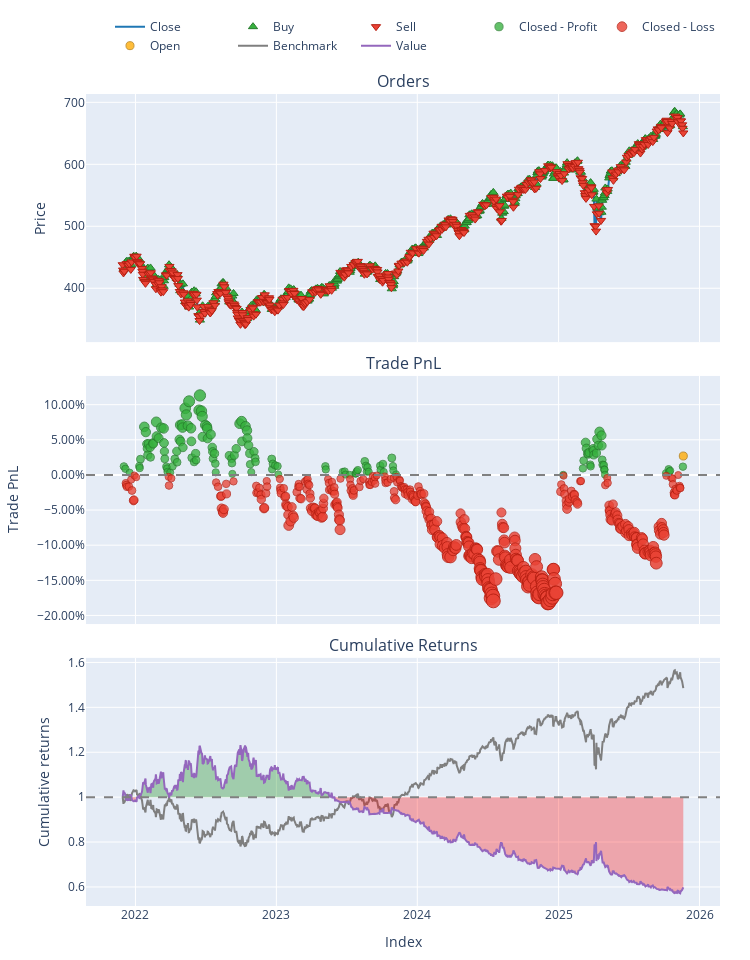

Notebook code for this chart:
### Code cell
# SPY

# Load Data
# (Ensure your CSV has columns like 'close', 'rsi', 'sma', etc.)
try:
    data = pd.read_csv('data/processed/SPY_processed.csv')
    if 'Date' in data.columns:
        data['Date'] = pd.to_datetime(data['Date'])
        data.set_index('Date', inplace=True)
    print("Data loaded successfully.")
except FileNotFoundError:
    print("Error: Data file not found. Check path.")

# Split Train/Test
split_idx = int(len(data) * 0.7)
train_df = data.iloc[:split_idx]
#train_df = train_df.drop(columns=['open', 'high', 'low', 'volume', 'future_return'], errors='ignore')
test_df = data.iloc[split_idx:]
#test_df = test_df.drop(columns=['open', 'high', 'low', 'volume', 'future_return'], errors='ignore')

# Initialize Trainer
trainer = ModelTrainerRL(config['reinforcement_learning'])

print("Training PPO Agent...")


env_params = config['reinforcement_learning']['environment']

env_train = TradingEnvRL(
    train_df, 
    initial_balance=env_params.get('initial_balance', 10000),
    commission=env_params.get('commission', 0.001),
    lookback_window=env_params.get('lookback_window', 30)
)

result = trainer.train_ppo(env_train)
model = result['model'] 

print("Training Complete.")

print("Generating Agent Predictions on Test Data...")


env_params = config['reinforcement_learning']['environment']


env_test = TradingEnvRL(
    test_df, 
    initial_balance=env_params.get('initial_balance', 100000),
    commission=env_params.get('commission', 0.001),
    lookback_window=env_params.get('lookback_window', 30)
)

obs, _ = env_test.reset()
done = False
actions = []

# Manual Inference Loop
while not done:
    action, _ = model.predict(obs, deterministic=True)
    actions.append(action[0]) 
    obs, _, terminated, truncated, _ = env_test.step(action)
    done = terminated or truncated


#  RUN BACKTEST ---
print("Running Backtest...")


backtester = PortfolioBacktesterRL(env_params) 

portfolio = backtester.run_backtest(
    price_data=test_df['close'], 
    predicted_weights=np.array(actions),
    lookback_window=env_params.get('lookback_window', 30) # Important for data alignment
)
comparison = backtester.compare_with_buy_and_hold_rl()
# Show Metrics
metrics = backtester.get_performance_metrics()
print("\n--- Strategy Performance ---")
for k, v in metrics.items():
    print(f"{k}: {v:.4f}")

# Plot
portfolio.plot().show()

### Figure 1 — Plotly figure (JSON) as saved in the notebook; plotly's stock layout.template omitted (floating-point values rounded to 4 significant figures; data arrays with more than 128 entries replaced by an {"elided": "..."} marker saying what was removed)
{"data": [{"legendgroup": "0", "line": {"color": "#1f77b4"}, "name": "Close", "showlegend": true, "type": "scatter", "uid": "604d1bd3-dcf7-4f23-9b75-a1479b33c7bb", "x": {"elided": "1000 str values"}, "xaxis": "x", "y": {"elided": "1000 float values"}, "yaxis": "y"}, {"customdata": {"elided": "531x3 float values"}, "hovertemplate": "Order Id: %{customdata[0]}<br>Timestamp: %{x}<br>Price: %{y}<br>Size: %{customdata[1]:.6f}<br>Fees: %{customdata[2]:.6f}", "legendgroup": "1", "marker": {"color": "#37B13F", "line": {"color": "rgb(38,123,44)", "width": 1}, "size": 8, "symbol": "triangle-up"}, "mode": "markers", "name": "Buy", "type": "scatter", "uid": "b79d86c1-66d1-4fbc-92db-96b1eae179f7", "x": {"elided": "531 str values"}, "xaxis": "x", "y": {"elided": "531 float values"}, "yaxis": "y"}, {"customdata": {"elided": "469x3 float values"}, "hovertemplate": "Order Id: %{customdata[0]}<br>Timestamp: %{x}<br>Price: %{y}<br>Size: %{customdata[1]:.6f}<br>Fees: %{customdata[2]:.6f}", "legendgroup": "2", "marker": {"color": "#EA4335", "line": {"color": "rgb(181,31,18)", "width": 1}, "size": 8, "symbol": "triangle-down"}, "mode": "markers", "name": "Sell", "type": "scatter", "uid": "f1906ad6-fdb2-45a9-ae3c-a8963fc74251", "x": {"elided": "469 str values"}, "xaxis": "x", "y": {"elided": "469 float values"}, "yaxis": "y"}, {"customdata": {"elided": "142x4 float values"}, "hovertemplate": "Exit Trade Id: %{customdata[0]}<br>Position Id: %{customdata[1]}<br>Exit Timestamp: %{x}<br>PnL: %{customdata[2]:.6f}<br>Return: %{customdata[3]:.2%}", "legendgroup": "3", "marker": {"color": "#37B13F", "line": {"color": "rgb(38,123,44)", "width": 1}, "opacity": {"elided": "142 float values"}, "size": {"elided": "142 float values"}, "symbol": "circle"}, "mode": "markers", "name": "Closed - Profit", "type": "scatter", "uid": "b738ce47-2a30-4f29-83ba-34c825205f91", "x": {"elided": "142 str values"}, "xaxis": "x2", "y": {"elided": "142 float values"}, "yaxis": "y2"}, {"customdata": {"elided": "394x4 float values"}, "hovertemplate": "Exit Trade Id: %{customdata[0]}<br>Position Id: %{customdata[1]}<br>Exit Timestamp: %{x}<br>PnL: %{customdata[2]:.6f}<br>Return: %{customdata[3]:.2%}", "legendgroup": "4", "marker": {"color": "#EA4335", "line": {"color": "rgb(181,31,18)", "width": 1}, "opacity": {"elided": "394 float values"}, "size": {"elided": "394 float values"}, "symbol": "circle"}, "mode": "markers", "name": "Closed - Loss", "type": "scatter", "uid": "f19d7365-abe1-4c5a-80ce-3ceb35fec0f7", "x": {"elided": "394 str values"}, "xaxis": "x2", "y": {"elided": "394 float values"}, "yaxis": "y2"}, {"customdata": [[536.0, 12.0, 1658.0, 0.02695]], "hovertemplate": "Exit Trade Id: %{customdata[0]}<br>Position Id: %{customdata[1]}<br>Exit Timestamp: %{x}<br>PnL: %{customdata[2]:.6f}<br>Return: %{customdata[3]:.2%}", "legendgroup": "5", "marker": {"color": "#FFAA00", "line": {"color": "rgb(178,118,0)", "width": 1}, "opacity": [0.7721], "size": [8.03], "symbol": "circle"}, "mode": "markers", "name": "Open", "type": "scatter", "uid": "11cf998e-e5f4-4d6a-b7c7-26df34b2729a", "x": ["2025-11-20T00:00:00-05:00"], "xaxis": "x2", "y": [0.02695], "yaxis": "y2"}, {"legendgroup": "6", "line": {"color": "#7f7f7f"}, "name": "Benchmark", "showlegend": true, "type": "scatter", "uid": "35214c79-5286-4b16-ab99-c4b9c44a07e5", "x": {"elided": "1000 str values"}, "xaxis": "x3", "y": {"elided": "1000 float values"}, "yaxis": "y3"}, {"hoverinfo": "skip", "legendgroup": "7", "line": {"color": "rgba(0, 0, 0, 0)", "width": 0}, "opacity": 0, "showlegend": false, "type": "scatter", "uid": "36671a5e-ffcf-43ea-8172-3c6bc3d700b9", "x": {"elided": "1000 str values"}, "xaxis": "x3", "y": {"elided": "1000 int values"}, "yaxis": "y3"}, {"connectgaps": false, "fill": "tonexty", "fillcolor": "rgba(0, 128, 0, 0.3)", "hoverinfo": "skip", "legendgroup": "7", "line": {"color": "rgba(0, 0, 0, 0)", "width": 0}, "opacity": 0, "showlegend": false, "type": "scatter", "uid": "13c0a0b7-e211-4cd1-9a73-5998f22eee8f", "x": {"elided": "1000 str values"}, "xaxis": "x3", "y": {"elided": "1000 float values"}, "yaxis": "y3"}, {"hoverinfo": "skip", "legendgroup": "7", "line": {"color": "rgba(0, 0, 0, 0)", "width": 0}, "opacity": 0, "showlegend": false, "type": "scatter", "uid": "7c8d84dc-864f-465f-bf5e-27c9b513e2f1", "x": {"elided": "1000 str values"}, "xaxis": "x3", "y": {"elided": "1000 int values"}, "yaxis": "y3"}, {"connectgaps": false, "fill": "tonexty", "fillcolor": "rgba(255, 0, 0, 0.3)", "hoverinfo": "skip", "legendgroup": "7", "line": {"color": "rgba(0, 0, 0, 0)", "width": 0}, "opacity": 0, "showlegend": false, "type": "scatter", "uid": "94aeb13b-dbf3-4ba8-84d9-5db3a10bb975", "x": {"elided": "1000 str values"}, "xaxis": "x3", "y": {"elided": "1000 float values"}, "yaxis": "y3"}, {"legendgroup": "8", "line": {"color": "#9467bd"}, "name": "Value", "showlegend": true, "type": "scatter", "uid": "ba4974c6-2cbb-4477-8a4f-d2be95e7af80", "x": {"elided": "1000 str values"}, "xaxis": "x3", "y": {"elided": "1000 float values"}, "yaxis": "y3"}, {"hoverinfo": "skip", "legendgroup": "7", "line": {"color": "rgba(0, 0, 0, 0)", "width": 0}, "opacity": 0, "showlegend": false, "type": "scatter", "uid": "9d5674c1-b49b-465b-9b0f-a013596bbc0a", "x": {"elided": "1000 str values"}, "xaxis": "x3", "y": {"elided": "1000 int values"}, "yaxis": "y3"}], "layout": {"annotations": [{"font": {"size": 16}, "showarrow": false, "text": "Orders", "x": 0.5, "xanchor": "center", "xref": "paper", "y": 1, "yanchor": "bottom", "yref": "paper"}, {"font": {"size": 16}, "showarrow": false, "text": "Trade PnL", "x": 0.5, "xanchor": "center", "xref": "paper", "y": 0.6528, "yanchor": "bottom", "yref": "paper"}, {"font": {"size": 16}, "showarrow": false, "text": "Cumulative Returns", "x": 0.5, "xanchor": "center", "xref": "paper", "y": 0.3056, "yanchor": "bottom", "yref": "paper"}], "height": 960, "legend": {"orientation": "h", "traceorder": "normal", "x": 1, "xanchor": "right", "y": 1.042, "yanchor": "bottom"}, "margin": {"b": 30, "l": 30, "r": 30, "t": 30}, "shapes": [{"line": {"color": "gray", "dash": "dash"}, "type": "line", "x0": 0, "x1": 1, "xref": "paper", "y0": 0, "y1": 0, "yref": "y2"}, {"line": {"color": "gray", "dash": "dash"}, "type": "line", "x0": 0, "x1": 1, "xref": "paper", "y0": 1, "y1": 1, "yref": "y3"}], "showlegend": true, "width": 750, "xaxis": {"anchor": "y", "domain": [0, 1], "matches": "x3", "showticklabels": false}, "xaxis2": {"anchor": "y2", "domain": [0, 1], "matches": "x3", "showticklabels": false}, "xaxis3": {"anchor": "y3", "domain": [0, 1], "title": {"text": "Index"}}, "yaxis": {"anchor": "x", "domain": [0.6944, 1], "title": {"text": "Price"}}, "yaxis2": {"anchor": "x2", "domain": [0.3472, 0.6528], "tickformat": ".2%", "title": {"text": "Trade PnL"}}, "yaxis3": {"anchor": "x3", "domain": [0, 0.3056], "title": {"text": "Cumulative returns"}}}}
